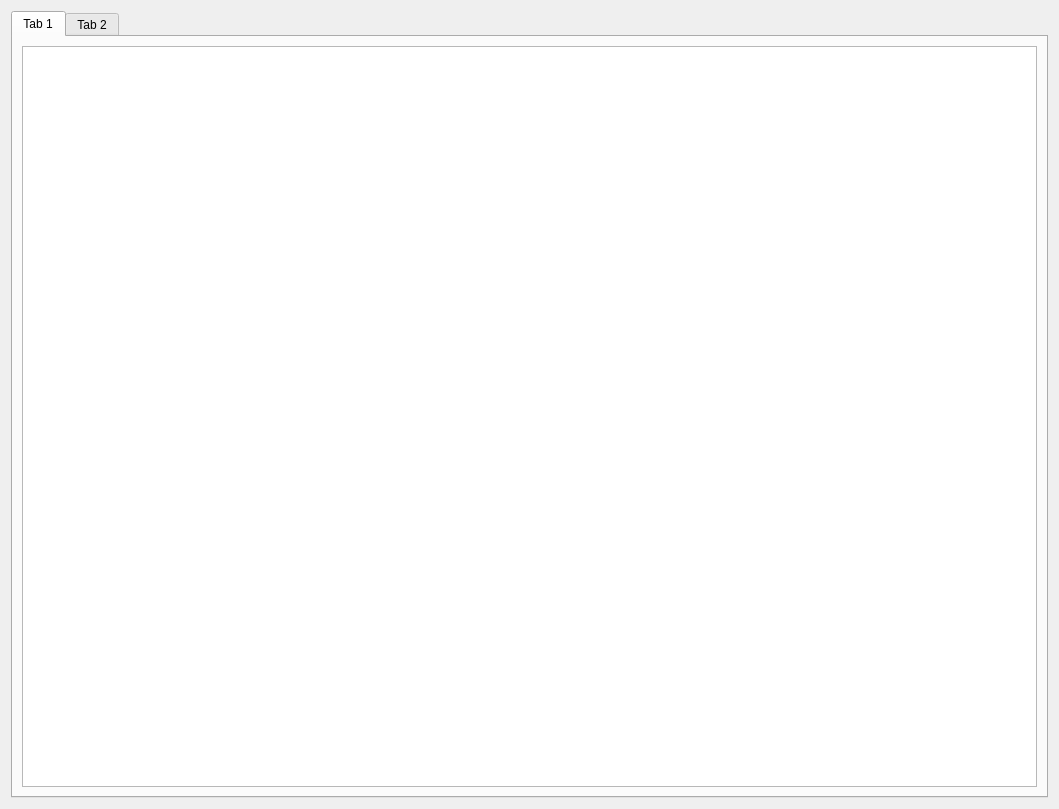
<?xml version="1.0" encoding="UTF-8"?>
<ui version="4.0">
 <class>Editor</class>
 <widget class="QWidget" name="Editor">
  <property name="geometry">
   <rect>
    <x>0</x>
    <y>0</y>
    <width>1059</width>
    <height>809</height>
   </rect>
  </property>
  <property name="sizePolicy">
   <sizepolicy hsizetype="Expanding" vsizetype="Expanding">
    <horstretch>0</horstretch>
    <verstretch>0</verstretch>
   </sizepolicy>
  </property>
  <property name="minimumSize">
   <size>
    <width>10</width>
    <height>10</height>
   </size>
  </property>
  <property name="windowTitle">
   <string>Form</string>
  </property>
  <layout class="QGridLayout" name="gridLayout">
   <item row="0" column="0">
    <layout class="QVBoxLayout" name="verticalLayout">
     <item>
      <widget class="QTabWidget" name="TabWidget">
       <property name="currentIndex">
        <number>0</number>
       </property>
       <widget class="QWidget" name="tab">
        <attribute name="title">
         <string>Tab 1</string>
        </attribute>
        <layout class="QGridLayout" name="gridLayout_2">
         <item row="0" column="0">
          <widget class="QTextEdit" name="TextEdit"/>
         </item>
        </layout>
       </widget>
       <widget class="QWidget" name="tab_2">
        <attribute name="title">
         <string>Tab 2</string>
        </attribute>
       </widget>
      </widget>
     </item>
    </layout>
   </item>
  </layout>
 </widget>
 <resources/>
 <connections/>
</ui>
